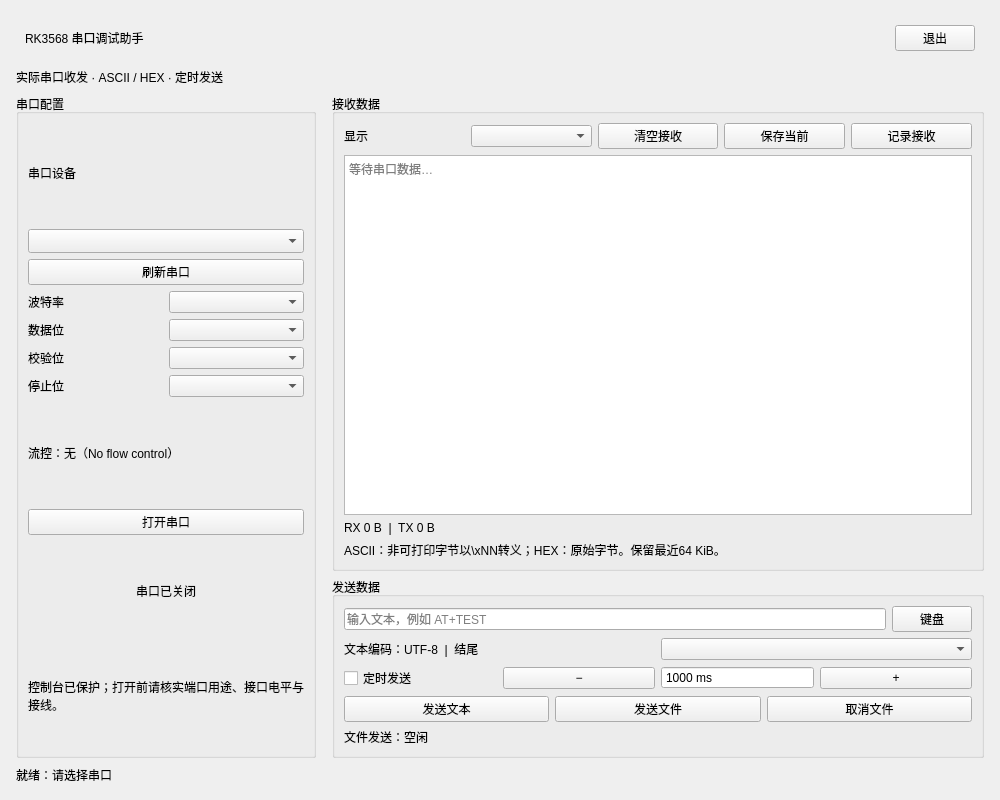
<?xml version='1.0' encoding='utf-8'?>
<ui version="4.0">
 <class>MainWindow</class>
 <widget class="QMainWindow" name="MainWindow">
  <property name="windowTitle">
   <string>RK3568 串口调试助手</string>
  </property>
  <property name="geometry">
   <rect>
    <x>0</x>
    <y>0</y>
    <width>1000</width>
    <height>800</height>
   </rect>
  </property>
  <widget class="QWidget" name="centralwidget">
   <layout class="QVBoxLayout" name="outerLayout" stretch="0,0,1,0">
    <property name="leftMargin">
     <number>16</number>
    </property>
    <property name="topMargin">
     <number>16</number>
    </property>
    <property name="rightMargin">
     <number>16</number>
    </property>
    <property name="bottomMargin">
     <number>16</number>
    </property>
    <property name="spacing">
     <number>8</number>
    </property>
    <item>
     <widget class="QFrame" name="headerFrame">
      <layout class="QHBoxLayout" name="headerLayout">
       <item>
        <widget class="QLabel" name="labelTitle">
         <property name="text">
          <string>RK3568 串口调试助手</string>
         </property>
        </widget>
       </item>
       <item>
        <spacer name="headerSpacer">
         <property name="orientation">
          <enum>Qt::Horizontal</enum>
         </property>
         <property name="sizeHint">
          <size>
           <width>20</width>
           <height>20</height>
          </size>
         </property>
        </spacer>
       </item>
       <item>
        <widget class="QPushButton" name="buttonExit">
         <property name="text">
          <string>退出</string>
         </property>
        </widget>
       </item>
      </layout>
     </widget>
    </item>
    <item>
     <widget class="QLabel" name="labelHint">
      <property name="text">
       <string>实际串口收发 · ASCII / HEX · 定时发送</string>
      </property>
      <property name="wordWrap">
       <bool>true</bool>
      </property>
     </widget>
    </item>
    <item>
     <layout class="QHBoxLayout" name="bodyLayout" stretch="0,1">
      <property name="spacing">
       <number>16</number>
      </property>
      <item>
       <widget class="QGroupBox" name="groupConfig">
        <property name="title">
         <string>串口配置</string>
        </property>
        <layout class="QVBoxLayout" name="configLayout">
         <item>
          <widget class="QLabel" name="labelPort">
           <property name="text">
            <string>串口设备</string>
           </property>
          </widget>
         </item>
         <item>
          <widget class="QComboBox" name="comboSerial">
           <property name="minimumContentsLength">
            <number>10</number>
           </property>
           <property name="sizeAdjustPolicy">
            <enum>QComboBox::AdjustToMinimumContentsLengthWithIcon</enum>
           </property>
          </widget>
         </item>
         <item>
          <widget class="QPushButton" name="buttonRefresh">
           <property name="text">
            <string>刷新串口</string>
           </property>
          </widget>
         </item>
         <item>
          <layout class="QGridLayout" name="parameterLayout">
           <item row="0" column="0">
            <widget class="QLabel" name="labelBaudRate">
             <property name="text">
              <string>波特率</string>
             </property>
            </widget>
           </item>
           <item row="0" column="1">
            <widget class="QComboBox" name="comboBaudRate" />
           </item>
           <item row="1" column="0">
            <widget class="QLabel" name="labelDataBits">
             <property name="text">
              <string>数据位</string>
             </property>
            </widget>
           </item>
           <item row="1" column="1">
            <widget class="QComboBox" name="comboDataBits" />
           </item>
           <item row="2" column="0">
            <widget class="QLabel" name="labelParity">
             <property name="text">
              <string>校验位</string>
             </property>
            </widget>
           </item>
           <item row="2" column="1">
            <widget class="QComboBox" name="comboParity" />
           </item>
           <item row="3" column="0">
            <widget class="QLabel" name="labelStopBits">
             <property name="text">
              <string>停止位</string>
             </property>
            </widget>
           </item>
           <item row="3" column="1">
            <widget class="QComboBox" name="comboStopBits" />
           </item>
          </layout>
         </item>
         <item>
          <widget class="QLabel" name="labelFlow">
           <property name="text">
            <string>流控：无（No flow control）</string>
           </property>
           <property name="wordWrap">
            <bool>true</bool>
           </property>
          </widget>
         </item>
         <item>
          <widget class="QPushButton" name="buttonOpen">
           <property name="text">
            <string>打开串口</string>
           </property>
          </widget>
         </item>
         <item>
          <widget class="QLabel" name="labelState">
           <property name="text">
            <string>串口已关闭</string>
           </property>
           <property name="alignment">
            <set>Qt::AlignCenter</set>
           </property>
           <property name="wordWrap">
            <bool>true</bool>
           </property>
          </widget>
         </item>
         <item>
          <widget class="QLabel" name="labelSafety">
           <property name="text">
            <string>控制台已保护；打开前请核实端口用途、接口电平与接线。</string>
           </property>
           <property name="wordWrap">
            <bool>true</bool>
           </property>
          </widget>
         </item>
        </layout>
       </widget>
      </item>
      <item>
       <widget class="QWidget" name="dataPanel">
        <layout class="QVBoxLayout" name="dataLayout" stretch="1,0">
         <property name="leftMargin">
          <number>0</number>
         </property>
         <property name="topMargin">
          <number>0</number>
         </property>
         <property name="rightMargin">
          <number>0</number>
         </property>
         <property name="bottomMargin">
          <number>0</number>
         </property>
         <item>
          <widget class="QGroupBox" name="groupReceive">
           <property name="title">
            <string>接收数据</string>
           </property>
           <layout class="QVBoxLayout" name="receiveLayout">
            <item>
             <layout class="QHBoxLayout" name="receiveBar">
              <item>
               <widget class="QLabel" name="labelDisplay">
                <property name="text">
                 <string>显示</string>
                </property>
               </widget>
              </item>
              <item>
               <widget class="QComboBox" name="comboDisplay" />
              </item>
              <item>
               <widget class="QPushButton" name="buttonClearReceive">
                <property name="text">
                 <string>清空接收</string>
                </property>
               </widget>
              </item>
              <item>
               <widget class="QPushButton" name="buttonSaveReceive">
                <property name="text">
                 <string>保存当前</string>
                </property>
               </widget>
              </item>
              <item>
               <widget class="QPushButton" name="buttonRecord">
                <property name="text">
                 <string>记录接收</string>
                </property>
               </widget>
              </item>
             </layout>
            </item>
            <item>
             <widget class="QPlainTextEdit" name="textReceive">
              <property name="readOnly">
               <bool>true</bool>
              </property>
              <property name="placeholderText">
               <string>等待串口数据…</string>
              </property>
              <property name="minimumSize">
               <size>
                <width>0</width>
                <height>100</height>
               </size>
              </property>
             </widget>
            </item>
            <item>
             <widget class="QLabel" name="labelCounters">
              <property name="text">
               <string>RX 0 B  |  TX 0 B</string>
              </property>
              <property name="wordWrap">
               <bool>true</bool>
              </property>
             </widget>
            </item>
            <item>
             <widget class="QLabel" name="labelEncoding">
              <property name="text">
               <string>ASCII：非可打印字节以\xNN转义；HEX：原始字节。保留最近64 KiB。</string>
              </property>
              <property name="wordWrap">
               <bool>true</bool>
              </property>
             </widget>
            </item>
           </layout>
          </widget>
         </item>
         <item>
          <widget class="QGroupBox" name="groupSend">
           <property name="title">
            <string>发送数据</string>
           </property>
           <layout class="QVBoxLayout" name="sendLayout">
            <item>
             <layout class="QHBoxLayout" name="inputLayout">
              <item>
               <widget class="QLineEdit" name="editSend">
                <property name="placeholderText">
                 <string>输入文本，例如 AT+TEST</string>
                </property>
                <property name="maxLength">
                 <number>16384</number>
                </property>
               </widget>
              </item>
              <item>
               <widget class="QPushButton" name="buttonKeyboard">
                <property name="text">
                 <string>键盘</string>
                </property>
               </widget>
              </item>
             </layout>
            </item>
            <item>
             <layout class="QHBoxLayout" name="endingLayout">
              <item>
               <widget class="QLabel" name="labelEnding">
                <property name="text">
                 <string>文本编码：UTF-8  |  结尾</string>
                </property>
               </widget>
              </item>
              <item>
               <widget class="QComboBox" name="comboEnding" />
              </item>
             </layout>
            </item>
            <item>
             <layout class="QHBoxLayout" name="autoLayout">
              <item>
               <widget class="QCheckBox" name="checkAuto">
                <property name="text">
                 <string>定时发送</string>
                </property>
               </widget>
              </item>
              <item>
               <widget class="QPushButton" name="buttonIntervalMinus">
                <property name="text">
                 <string>−</string>
                </property>
               </widget>
              </item>
              <item>
               <widget class="QSpinBox" name="spinInterval">
                <property name="buttonSymbols">
                 <enum>QAbstractSpinBox::NoButtons</enum>
                </property>
                <property name="minimum">
                 <number>100</number>
                </property>
                <property name="maximum">
                 <number>60000</number>
                </property>
                <property name="singleStep">
                 <number>100</number>
                </property>
                <property name="value">
                 <number>1000</number>
                </property>
                <property name="suffix">
                 <string> ms</string>
                </property>
               </widget>
              </item>
              <item>
               <widget class="QPushButton" name="buttonIntervalPlus">
                <property name="text">
                 <string>+</string>
                </property>
               </widget>
              </item>
             </layout>
            </item>
            <item>
             <layout class="QHBoxLayout" name="sendButtons">
              <item>
               <widget class="QPushButton" name="buttonSend">
                <property name="text">
                 <string>发送文本</string>
                </property>
               </widget>
              </item>
              <item>
               <widget class="QPushButton" name="buttonFile">
                <property name="text">
                 <string>发送文件</string>
                </property>
               </widget>
              </item>
              <item>
               <widget class="QPushButton" name="buttonCancelFile">
                <property name="text">
                 <string>取消文件</string>
                </property>
               </widget>
              </item>
             </layout>
            </item>
            <item>
             <widget class="QLabel" name="labelTransfer">
              <property name="text">
               <string>文件发送：空闲</string>
              </property>
              <property name="wordWrap">
               <bool>true</bool>
              </property>
             </widget>
            </item>
           </layout>
          </widget>
         </item>
        </layout>
       </widget>
      </item>
     </layout>
    </item>
    <item>
     <widget class="QLabel" name="labelStatus">
      <property name="text">
       <string>就绪：请选择串口</string>
      </property>
      <property name="wordWrap">
       <bool>true</bool>
      </property>
     </widget>
    </item>
   </layout>
  </widget>
 </widget>
 <resources>
  <include location="serial_ui.qrc" />
 </resources>
 <connections />
</ui>
